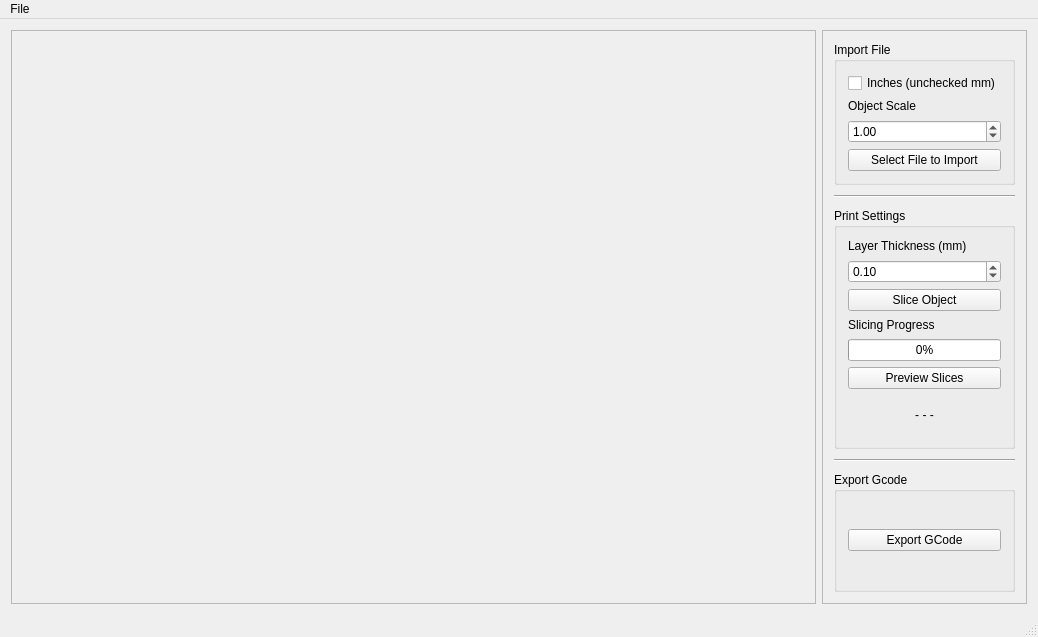
<?xml version="1.0" encoding="UTF-8"?>
<ui version="4.0">
 <class>MainWindowForm</class>
 <widget class="QMainWindow" name="MainWindowForm">
  <property name="geometry">
   <rect>
    <x>0</x>
    <y>0</y>
    <width>1038</width>
    <height>637</height>
   </rect>
  </property>
  <property name="windowTitle">
   <string>Trent's Slicer</string>
  </property>
  <property name="layoutDirection">
   <enum>Qt::LeftToRight</enum>
  </property>
  <property name="autoFillBackground">
   <bool>false</bool>
  </property>
  <widget class="QWidget" name="centralWidget">
   <property name="maximumSize">
    <size>
     <width>16777215</width>
     <height>16777215</height>
    </size>
   </property>
   <property name="autoFillBackground">
    <bool>true</bool>
   </property>
   <layout class="QHBoxLayout" name="horizontalLayout_2">
    <item>
     <layout class="QHBoxLayout" name="horizontalLayout" stretch="4,1">
      <item>
       <widget class="QFrame" name="graphicsFrame">
        <property name="frameShape">
         <enum>QFrame::StyledPanel</enum>
        </property>
        <property name="frameShadow">
         <enum>QFrame::Raised</enum>
        </property>
       </widget>
      </item>
      <item>
       <widget class="QFrame" name="controlFrame">
        <property name="frameShape">
         <enum>QFrame::StyledPanel</enum>
        </property>
        <property name="frameShadow">
         <enum>QFrame::Raised</enum>
        </property>
        <layout class="QHBoxLayout" name="horizontalLayout_3">
         <item>
          <layout class="QVBoxLayout" name="verticalLayout_2" stretch="1,0,2,0,1">
           <property name="spacing">
            <number>10</number>
           </property>
           <item>
            <widget class="QGroupBox" name="groupBox_3">
             <property name="title">
              <string>Import File</string>
             </property>
             <layout class="QVBoxLayout" name="verticalLayout_3">
              <item>
               <widget class="QCheckBox" name="checkBox">
                <property name="text">
                 <string>Inches (unchecked mm)</string>
                </property>
               </widget>
              </item>
              <item>
               <widget class="QLabel" name="label_3">
                <property name="text">
                 <string>Object Scale</string>
                </property>
                <property name="alignment">
                 <set>Qt::AlignBottom|Qt::AlignLeading|Qt::AlignLeft</set>
                </property>
               </widget>
              </item>
              <item>
               <spacer name="verticalSpacer_3">
                <property name="orientation">
                 <enum>Qt::Vertical</enum>
                </property>
                <property name="sizeType">
                 <enum>QSizePolicy::Fixed</enum>
                </property>
                <property name="sizeHint" stdset="0">
                 <size>
                  <width>20</width>
                  <height>1</height>
                 </size>
                </property>
               </spacer>
              </item>
              <item>
               <widget class="QDoubleSpinBox" name="objectScale">
                <property name="value">
                 <double>1.000000000000000</double>
                </property>
               </widget>
              </item>
              <item>
               <widget class="QPushButton" name="selectFileToImport">
                <property name="text">
                 <string>Select File to Import</string>
                </property>
               </widget>
              </item>
             </layout>
            </widget>
           </item>
           <item>
            <widget class="Line" name="line_2">
             <property name="orientation">
              <enum>Qt::Horizontal</enum>
             </property>
            </widget>
           </item>
           <item>
            <widget class="QGroupBox" name="groupBox_2">
             <property name="title">
              <string>Print Settings</string>
             </property>
             <layout class="QVBoxLayout" name="verticalLayout_4">
              <item>
               <widget class="QLabel" name="label_2">
                <property name="text">
                 <string>Layer Thickness (mm)</string>
                </property>
                <property name="alignment">
                 <set>Qt::AlignBottom|Qt::AlignLeading|Qt::AlignLeft</set>
                </property>
               </widget>
              </item>
              <item>
               <spacer name="verticalSpacer_2">
                <property name="orientation">
                 <enum>Qt::Vertical</enum>
                </property>
                <property name="sizeType">
                 <enum>QSizePolicy::Fixed</enum>
                </property>
                <property name="sizeHint" stdset="0">
                 <size>
                  <width>20</width>
                  <height>1</height>
                 </size>
                </property>
               </spacer>
              </item>
              <item>
               <widget class="QDoubleSpinBox" name="layerThickness">
                <property name="value">
                 <double>0.100000000000000</double>
                </property>
               </widget>
              </item>
              <item>
               <widget class="QPushButton" name="sliceObjectButton">
                <property name="text">
                 <string>Slice Object</string>
                </property>
               </widget>
              </item>
              <item>
               <spacer name="verticalSpacer_5">
                <property name="orientation">
                 <enum>Qt::Vertical</enum>
                </property>
                <property name="sizeType">
                 <enum>QSizePolicy::Fixed</enum>
                </property>
                <property name="sizeHint" stdset="0">
                 <size>
                  <width>20</width>
                  <height>1</height>
                 </size>
                </property>
               </spacer>
              </item>
              <item>
               <widget class="QLabel" name="label">
                <property name="text">
                 <string>Slicing Progress</string>
                </property>
                <property name="alignment">
                 <set>Qt::AlignBottom|Qt::AlignLeading|Qt::AlignLeft</set>
                </property>
               </widget>
              </item>
              <item>
               <spacer name="verticalSpacer_4">
                <property name="orientation">
                 <enum>Qt::Vertical</enum>
                </property>
                <property name="sizeType">
                 <enum>QSizePolicy::Fixed</enum>
                </property>
                <property name="sizeHint" stdset="0">
                 <size>
                  <width>20</width>
                  <height>1</height>
                 </size>
                </property>
               </spacer>
              </item>
              <item>
               <widget class="QProgressBar" name="progressBar">
                <property name="value">
                 <number>0</number>
                </property>
               </widget>
              </item>
              <item>
               <widget class="QPushButton" name="previewSlices">
                <property name="text">
                 <string>Preview Slices</string>
                </property>
               </widget>
              </item>
              <item>
               <widget class="QLabel" name="generatingPreview">
                <property name="sizePolicy">
                 <sizepolicy hsizetype="Preferred" vsizetype="MinimumExpanding">
                  <horstretch>0</horstretch>
                  <verstretch>0</verstretch>
                 </sizepolicy>
                </property>
                <property name="autoFillBackground">
                 <bool>false</bool>
                </property>
                <property name="text">
                 <string>- - -</string>
                </property>
                <property name="alignment">
                 <set>Qt::AlignCenter</set>
                </property>
               </widget>
              </item>
             </layout>
            </widget>
           </item>
           <item>
            <widget class="Line" name="line">
             <property name="orientation">
              <enum>Qt::Horizontal</enum>
             </property>
            </widget>
           </item>
           <item>
            <widget class="QGroupBox" name="groupBox">
             <property name="title">
              <string>Export Gcode</string>
             </property>
             <layout class="QVBoxLayout" name="verticalLayout_5">
              <item>
               <widget class="QPushButton" name="exportGcode">
                <property name="text">
                 <string>Export GCode</string>
                </property>
               </widget>
              </item>
             </layout>
            </widget>
           </item>
          </layout>
         </item>
        </layout>
       </widget>
      </item>
     </layout>
    </item>
   </layout>
  </widget>
  <widget class="QMenuBar" name="menuBar">
   <property name="geometry">
    <rect>
     <x>0</x>
     <y>0</y>
     <width>1038</width>
     <height>26</height>
    </rect>
   </property>
   <widget class="QMenu" name="menuFile">
    <property name="title">
     <string>File</string>
    </property>
    <addaction name="actionOpen"/>
    <addaction name="actionExit"/>
   </widget>
   <addaction name="menuFile"/>
  </widget>
  <widget class="QStatusBar" name="statusBar"/>
  <action name="actionExit">
   <property name="text">
    <string>Exit</string>
   </property>
  </action>
  <action name="actionOpen">
   <property name="text">
    <string>Open</string>
   </property>
  </action>
 </widget>
 <layoutdefault spacing="6" margin="11"/>
 <resources/>
 <connections/>
</ui>
